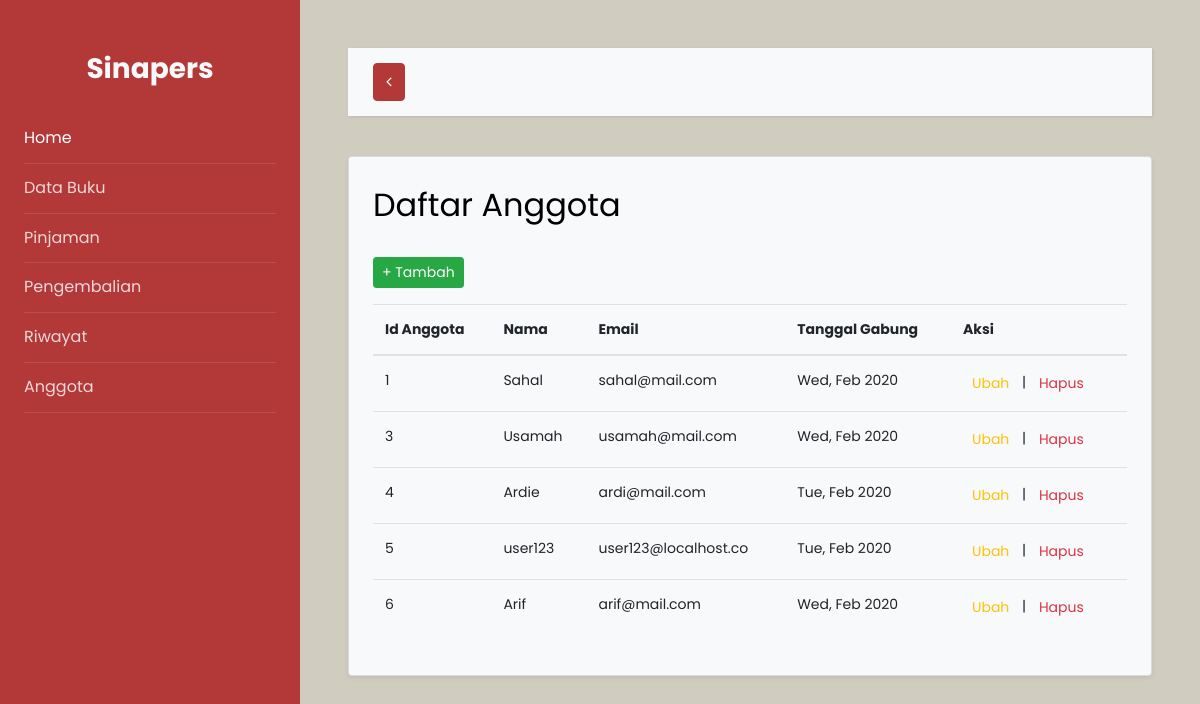
/anggota.php, run on the app's committed database.
### tables this page shows
CREATE TABLE `tb_anggota` (
  `id_anggota` int(11) NOT NULL,
  `nama_anggota` varchar(50) NOT NULL,
  `email_anggota` varchar(20) NOT NULL,
  `tanggal_gabung` date NOT NULL
);

### anggota.php (the view, shortened to what this page needs)
<?php require('koneksi.php'); ?>
<!doctype html>
<html lang="en">
<head>
    <link rel="stylesheet" href="https://stackpath.bootstrapcdn.com/font-awesome/4.7.0/css/font-awesome.min.css">
    <link rel="stylesheet" href="css/style.css">
</head>
<body style="background:#d1ccc0">
    <div class="wrapper d-flex align-items-stretch">
        <nav id="sidebar">
            <div class="p-4 pt-5" style="background:#b33939">
                <h3 class="text-center font-weight-bold text-light mb-4">Sinapers</h3>
                <ul class="list-unstyled components mb-5">
                    <li class="active">
                        <a href="index.php"> Home</a>
                    </li>
                    <li>
                        <a href="buku.php"> Data Buku</a>
                    </li>
                    <li>
                        <a href="pinjaman.php"> Pinjaman</a>
                    </li>
                    <li>
                        <a href="kembali.php"> Pengembalian</a>
                    </li>
                    <li>
                        <a href="riwayat.php"> Riwayat</a>
                    </li>
                    <li>
                        <a href="anggota.php"> Anggota</a>
                    </li>
                </ul>
            </div>
        </nav>
        <div id="content" class="p-4 p-md-5">
            <nav class="navbar navbar-expand-lg navbar-light bg-light">
                <div class="container-fluid">
                    <button type="button" id="sidebarCollapse" class="btn btn-danger">
                        <i class="fa fa-angle-left"></i>
                    </button>
                </div>
            </nav>
            <div class="content">
                <div class="card p-4 bg-light shadow-sm mt-4">
                    <h2 class="card-title">Daftar Anggota</h2>
                    <div class="row">
                        <div class="col my-3">
                            <button type="button" class="btn btn-success btn-sm" data-toggle="modal" data-target="#tambah">
                                + Tambah
                            </button>
                        </div>
                    </div>
                    <table class="table" id="table">
                        <thead>
                            <tr>
                                <th>Id Anggota</th>
                                <th>Nama</th>
                                <th>Email</th>
                                <th>Tanggal Gabung</th>
                                <th>Aksi</th>
                            </tr>
                            <?php
                            $sql_buku = mysqli_query($koneksi, "SELECT * FROM tb_anggota");
                            while ($data = mysqli_fetch_assoc($sql_buku)) {
                            ?>
                                <tr>
                                    <td><?= $data['id_anggota']; ?></td>
                                    <td><?= $data['nama_anggota']; ?></td>
                                    <td><?= $data['email_anggota']; ?></td>
                                    <td><?= date('D, M Y', strtotime($data['tanggal_gabung'])); ?></td>
                                    <td>
                                        <form method="post">
                                            <a href="?page=edit&id=<?=$data['id_anggota']; ?>" name="ubah" class="btn btn-sm btn-default text-warning">Ubah</a>
                                            |
                                            <button type="submit" name="hapus" onclick="return confirm('Yakin ingin hapus <?= $data['nama_anggota']; ?>');" class="btn btn-sm btn-default text-danger">Hapus</button>
                                        </form>
                                    </td>
                                </tr>
                            <?php } ?>
                        </thead>
                    </table>
                </div>
            </div>
        </div>
    </div>
</body>
</html>

### data on the page
tb_anggota: id_anggota "1", nama_anggota "Sahal", email_anggota "sahal@mail.com", tanggal_gabung "Wed, Feb 2020"
tb_anggota: id_anggota "3", nama_anggota "Usamah", email_anggota "usamah@mail.com", tanggal_gabung "Wed, Feb 2020"
tb_anggota: id_anggota "4", nama_anggota "Ardie", email_anggota "ardi@mail.com", tanggal_gabung "Tue, Feb 2020"
tb_anggota: id_anggota "5", nama_anggota "user123", email_anggota "user123@localhost.co", tanggal_gabung "Tue, Feb 2020"
tb_anggota: id_anggota "6", nama_anggota "Arif", email_anggota "arif@mail.com", tanggal_gabung "Wed, Feb 2020"
